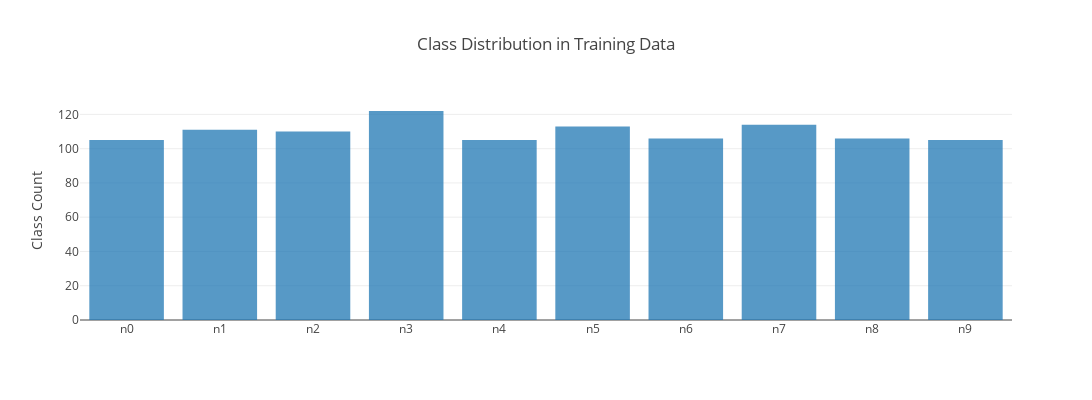

Notebook code cell kept with this figure:
### Code cell
x1, y1 = create_stack_bar_data('classes', training_data)
x1 = list(train_generator.class_indices.keys())

trace1 = go.Bar(x=x1, y=y1, opacity=0.75, name="Class Count")
layout = dict(height=400, width=1200, title='Class Distribution in Training Data', legend=dict(orientation="h"), 
                yaxis = dict(title = 'Class Count'))
fig = go.Figure(data=[trace1], layout=layout);
iplot(fig);

### Figure 1 — Plotly figure (JSON) as saved in the notebook; plotly's stock layout.template omitted (floating-point values rounded to 4 significant figures)
{"data": [{"type": "bar", "x": ["n0", "n1", "n2", "n3", "n4", "n5", "n6", "n7", "n8", "n9"], "y": [105, 111, 110, 122, 105, 113, 106, 114, 106, 105], "opacity": 0.75, "name": "Class Count"}], "layout": {"height": 400, "width": 1200, "title": "Class Distribution in Training Data", "legend": {"orientation": "h"}, "yaxis": {"title": "Class Count"}}}
